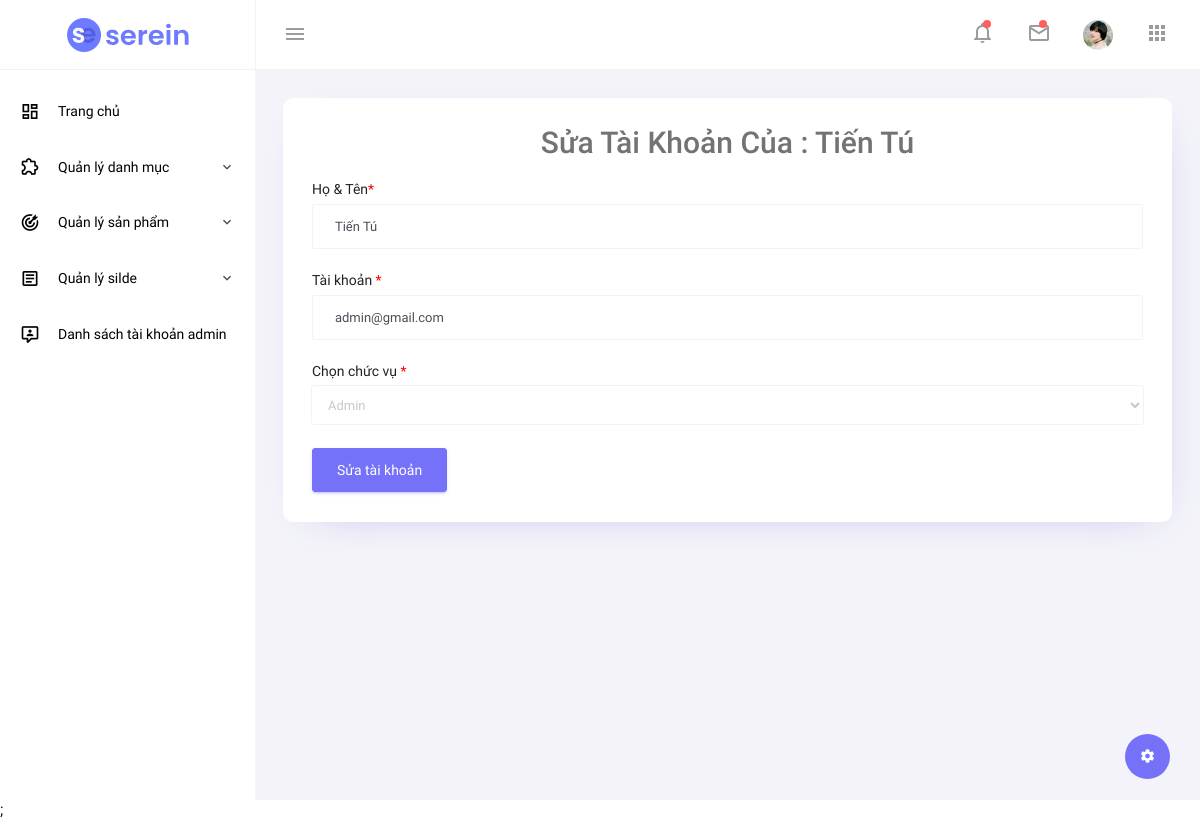
The page /admin/edit_user.php?uid=2 (signed in) on the database its author committed.
### tables this page shows
CREATE TABLE `users` (
  `user_id` int(11) NOT NULL,
  `user_name` varchar(50) NOT NULL,
  `user_account` varchar(50) NOT NULL,
  `user_password` varchar(50) NOT NULL,
  `role_id` int(11) NOT NULL
);

CREATE TABLE `permission` (
  `role_id` int(11) NOT NULL,
  `role` varchar(50) NOT NULL
);

### includes/functions.php (called while the page is built, shortened)
<?php
    function validate_id($id){
        if (isset($id)&& filter_var($id,FILTER_VALIDATE_INT,array('min_array' => 1))) {
            $val_id = $id;
            return $val_id;
        }else{
            return NULL;
        }
    }
?>

### admin/edit_user.php (the view, shortened to what this page needs)
<?php
include ('../includes/mysqli_connect.php');
include ('../includes/functions.php');
include "admin_header.php";
include "admin_navbar.php";
include "admin_partial.php";
include "admin_sidebar.php";
$uid = validate_id($_GET['uid']);
$q = "SELECT * FROM users WHERE user_id ={$uid}";
$r = mysqli_query($dbc, $q);
if (mysqli_num_rows($r) == 1) {
    $user = mysqli_fetch_array($r,MYSQLI_ASSOC);
} else {
    $msg = "Lỗi!Tài khoản này không còn tồn tại";
    $suc = 0;
}
?>
<div class="main-panel">
    <div class="content-wrapper">
        <div class="row grid-margin">
            <div class="col-12 grid-margin stretch-card">
                <div class="card">
                    <div class="card-body">
                        <h4 class="card-title" style="text-align: center;font-size: 30px;">Sửa tài khoản của  : <?php if(isset($user['user_name'])) echo $user['user_name'];?></h4>
                        <form class="forms-sample" action="action/action_edit_user.php?uid=<?php echo $uid;?>" method="post" >
                            <div class="form-group">
                                <label for="exampleInputName1">Họ & Tên<span style="color: red">*</span></label>
                                <input type="text" value="<?php if(isset($user['user_name'])) echo $user['user_name'];?>"
                                       name="name" class="form-control" id="exampleInputName1" placeholder="Họ & Tên" />
                            </div>
                            <div class="form-group">
                                <label for="exampleInputEmail3">Tài khoản <span style="color: red">*</span></label>
                                <input type="text" value="<?php if(isset($user['user_account'])) echo $user['user_account'];?>"
                                       name="account" class="form-control" id="exampleInputEmail3" placeholder="Tài khoản   " />
                            </div>
                            <div class="form-group">
                                <label for="exampleInputPassword4">Chọn chức vụ <span style="color: red">*</span></label>
                                <select name="role_id" aria-controls="order-listing" class="form-control">
                                    <?php
                                    $q = "SELECT * FROM permission";
                                    $r = mysqli_query($dbc,$q);
                                    if (mysqli_num_rows($r) > 0){
                                        while ($role = mysqli_fetch_array($r,MYSQLI_ASSOC)){
                                            echo "<option value='{$role['role_id']}'";
                                            if (isset($user['role_id']) && $role['role_id'] == $user['role_id']) echo "selected='selected'";
                                            echo ">".$role['role']."</option>";
                                        }
                                    }
                                    ?>
                                </select>
                            </div>
                            <button type="submit" name="submit" class="btn btn-primary mr-2">Sửa tài khoản</button>
                        </form>
                    </div>
                </div>
            </div>
        </div>
    </div>
</div>
<?php include "admin_end.php" ?>;

### rows shown on the page
users: user_name "Tiến Tú", name "Tiến Tú", account "admin@gmail.com", role_id "Admin"
